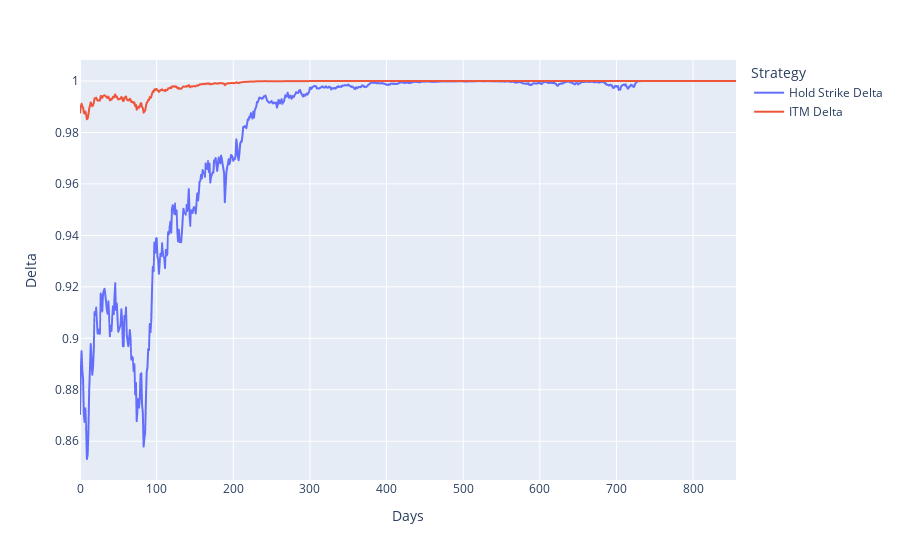

Notebook code for this chart:
### Code cell
px.line(delta_compare, y=["Hold Strike Delta", "ITM Delta"], labels={"index":"Days", "value":"Delta","variable":"Strategy"})

### Figure 1 — Plotly figure (JSON) as saved in the notebook; plotly's stock layout.template omitted (floating-point values rounded to 4 significant figures; data arrays with more than 128 entries replaced by an {"elided": "..."} marker saying what was removed)
{"data": [{"hovertemplate": "Strategy=Hold Strike Delta<br>Days=%{x}<br>Delta=%{y}<extra></extra>", "legendgroup": "Hold Strike Delta", "line": {"color": "#636efa", "dash": "solid"}, "mode": "lines", "name": "Hold Strike Delta", "showlegend": true, "type": "scattergl", "x": {"elided": "857 int values"}, "xaxis": "x", "y": {"elided": "857 float values"}, "yaxis": "y"}, {"hovertemplate": "Strategy=ITM Delta<br>Days=%{x}<br>Delta=%{y}<extra></extra>", "legendgroup": "ITM Delta", "line": {"color": "#EF553B", "dash": "solid"}, "mode": "lines", "name": "ITM Delta", "showlegend": true, "type": "scattergl", "x": {"elided": "857 int values"}, "xaxis": "x", "y": {"elided": "857 float values"}, "yaxis": "y"}], "layout": {"legend": {"title": {"text": "Strategy"}, "tracegroupgap": 0}, "margin": {"t": 60}, "xaxis": {"anchor": "y", "domain": [0, 1], "title": {"text": "Days"}}, "yaxis": {"anchor": "x", "domain": [0, 1], "title": {"text": "Delta"}}}}
